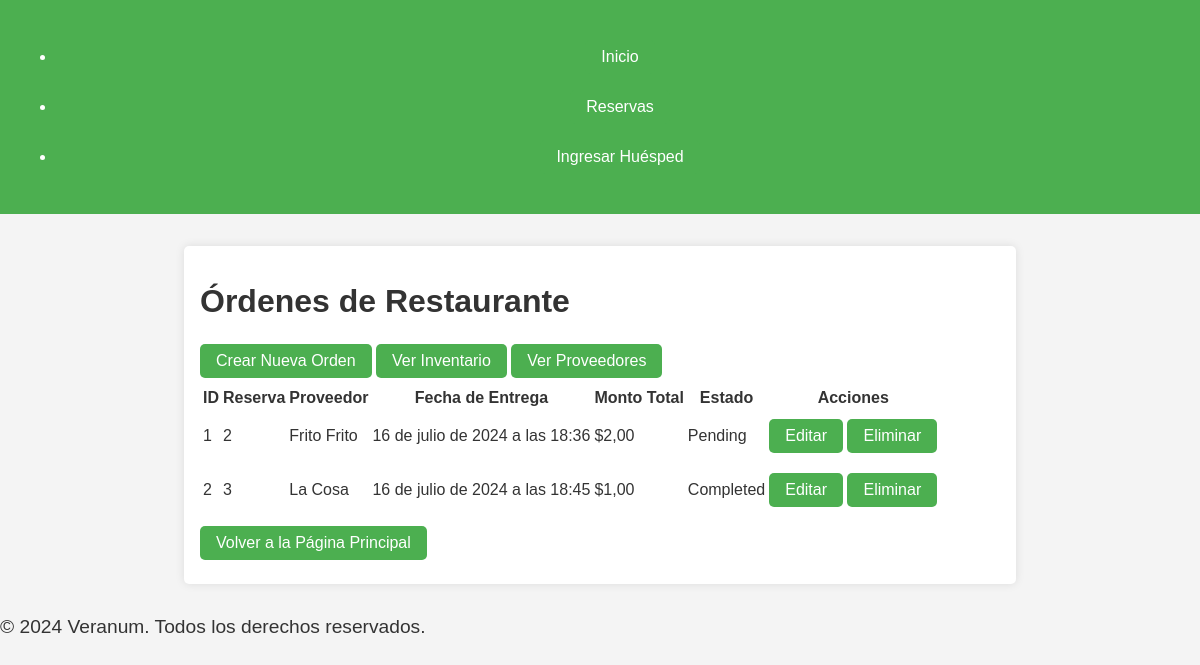
The app's page /restaurant/orders/ with its own data.
### core/models.py (models this page shows, shortened)
class RestaurantOrder(models.Model):
    reservation = models.ForeignKey(Reservation, on_delete=models.CASCADE)
    provider = models.ForeignKey(Provider, on_delete=models.CASCADE)
    order_date = models.DateTimeField(auto_now_add=True)
    delivery_date = models.DateTimeField()
    total_amount = models.DecimalField(max_digits=10, decimal_places=2)
    status = models.CharField(max_length=20, choices=[('pending', 'Pending'), ('completed', 'Completed')])

class Reservation(models.Model):
    hotel = models.ForeignKey(Hotel, on_delete=models.CASCADE)
    room = models.ForeignKey(Room, on_delete=models.CASCADE)
    guest = models.ForeignKey(Guest, on_delete=models.CASCADE)
    check_in = models.DateField()
    check_out = models.DateField()

class Provider(models.Model):
    name = models.CharField(max_length=100)
    contact_info = models.TextField()

### core/views.py (the view)
# urls.py: path('restaurant/orders/', restaurant_order_list, name='restaurant_order_list'),
def restaurant_order_list(request):
    orders = RestaurantOrder.objects.all()
    return render(request, 'core/restaurant_order_list.html', {'orders': orders})

### core/templates/core/restaurant_order_list.html
{% extends 'core/base.html' %}
{% block content %}
<h1>Órdenes de Restaurante</h1>
<a href="{% url 'create_restaurant_order' %}" class="btn btn-primary mb-3">Crear Nueva Orden</a>
<a href="{% url 'inventory_item_list' %}" class="btn btn-secondary mb-3">Ver Inventario</a>
<a href="{% url 'provider_list' %}" class="btn btn-secondary mb-3">Ver Proveedores</a>
<table class="table">
    <thead>
        <tr>
            <th>ID</th>
            <th>Reserva</th>
            <th>Proveedor</th>
            <th>Fecha de Entrega</th>
            <th>Monto Total</th>
            <th>Estado</th>
            <th>Acciones</th>
        </tr>
    </thead>
    <tbody>
        {% for order in orders %}
        <tr>
            <td>{{ order.id }}</td>
            <td>{{ order.reservation.id }}</td>
            <td>{{ order.provider.name }}</td>
            <td>{{ order.delivery_date }}</td>
            <td>${{ order.total_amount }}</td>
            <td>{{ order.get_status_display }}</td>
            <td>
                <a href="{% url 'restaurant_order_update' pk=order.pk %}" class="btn btn-warning btn-sm">Editar</a>
                <a href="{% url 'restaurant_order_delete' pk=order.pk %}" class="btn btn-danger btn-sm">Eliminar</a>
            </td>
        </tr>
        {% empty %}
        <tr>
            <td colspan="7">No hay órdenes de restaurante.</td>
        </tr>
        {% endfor %}
    </tbody>
</table>
<a href="{% url 'home' %}" class="btn btn-secondary mt-3">Volver a la Página Principal</a>
{% endblock %}

### core/static/core/css/styles.css (style rules this page uses)
body { font-family: Arial, sans-serif; background-color: #f4f4f4; color: #333; margin: 0; padding: 0; }
h1 { font-size: 2rem; margin-bottom: 1rem; }
a { display: inline-block; margin: 0.5rem 0; padding: 0.5rem 1rem; text-decoration: none; color: white; background-color: #4CAF50; border-radius: 5px; transition: background-color 0.3s ease; }

### records on screen
RestaurantOrder: id "1", reservation.id "2", provider.name "Frito Frito", delivery_date "16 de julio de 2024 a las 18:36", total_amount "2,00", status "Pending"
RestaurantOrder: id "2", reservation.id "3", provider.name "La Cosa", delivery_date "16 de julio de 2024 a las 18:45", total_amount "1,00", status "Completed"
